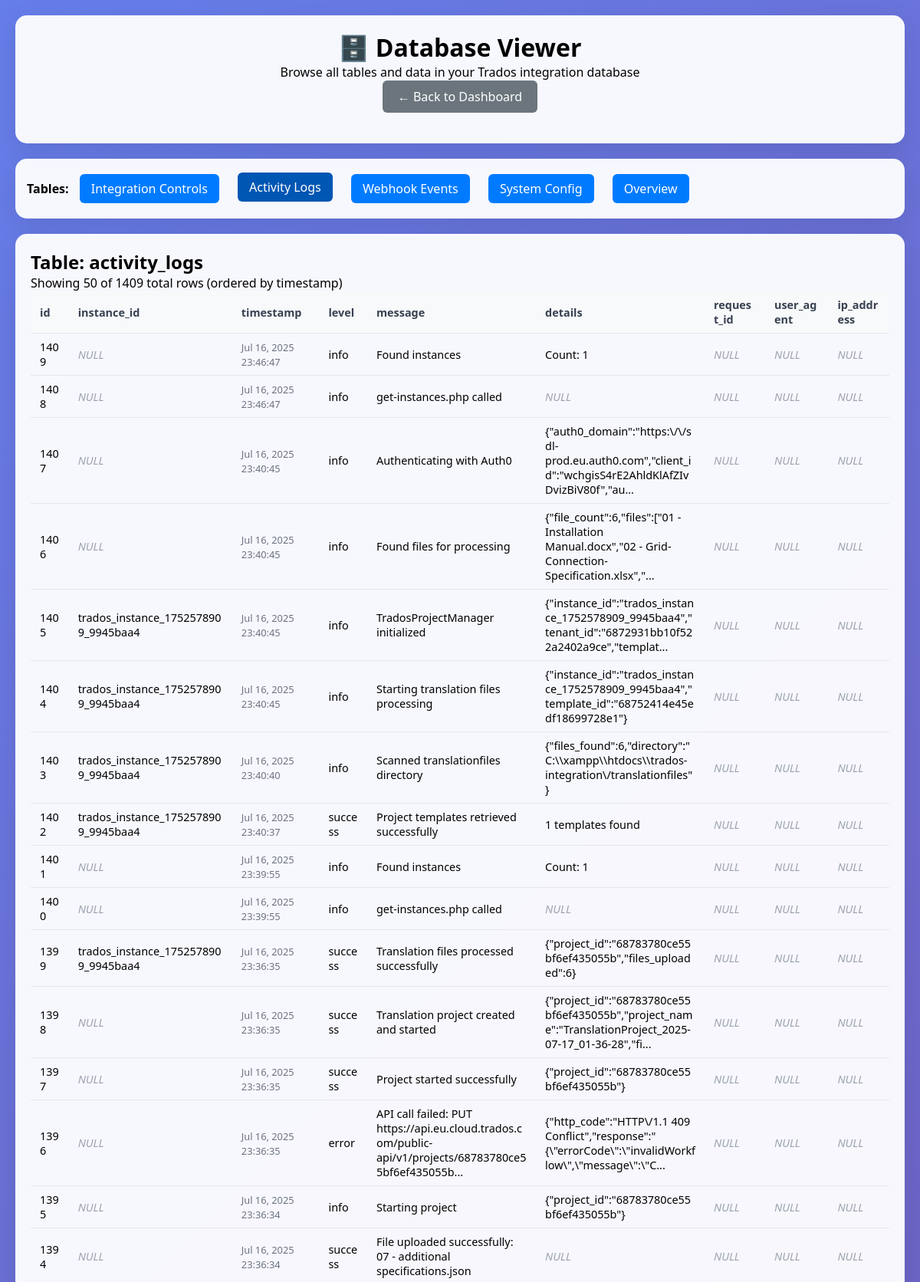
/database-viewer.php?table=activity_logs (upper part), run on the app's committed database.
### tables this page shows
CREATE TABLE activity_logs (
            id INTEGER PRIMARY KEY AUTOINCREMENT,
            instance_id TEXT,
            timestamp DATETIME DEFAULT CURRENT_TIMESTAMP,
            level TEXT DEFAULT 'info' CHECK(level IN ('success', 'info', 'warning', 'error')),
            message TEXT NOT NULL,
            details TEXT,
            request_id TEXT,
            user_agent TEXT,
            ip_address TEXT
        );

### database-viewer.php (the view, shortened to what this page needs)
<?php
require_once 'includes/database.php';
$selectedTable = $_GET['table'] ?? null;
$page = max(1, (int)($_GET['page'] ?? 1));
$perPage = 50;
$offset = ($page - 1) * $perPage;
?>
<!DOCTYPE html>
<html lang="en">
<head>
</head>
<body>
    <div class="container">
        <div class="header">
            <h1>🗄️ Database Viewer</h1>
            <p>Browse all tables and data in your Trados integration database</p>
            <a href="index.php" class="back-link">← Back to Dashboard</a>
        </div>
        <div class="nav">
            <strong>Tables:</strong>
            <a href="?table=integration_controls" <?php echo $selectedTable === 'integration_controls' ? 'class="active"' : ''; ?>>
                Integration Controls
            </a>
            <a href="?table=activity_logs" <?php echo $selectedTable === 'activity_logs' ? 'class="active"' : ''; ?>>
                Activity Logs
            </a>
            <a href="?table=webhook_events" <?php echo $selectedTable === 'webhook_events' ? 'class="active"' : ''; ?>>
                Webhook Events
            </a>
            <a href="?table=system_config" <?php echo $selectedTable === 'system_config' ? 'class="active"' : ''; ?>>
                System Config
            </a>
            <a href="?" <?php echo !$selectedTable ? 'class="active"' : ''; ?>>
                Overview
            </a>
        </div>
        <div class="content">
            <?php if (!$selectedTable): ?>
                <h2>Database Overview</h2>
                <?php
                $tables = ['integration_controls', 'activity_logs', 'webhook_events', 'system_config'];
                $stats = [];
                foreach ($tables as $table) {
                    try {
                        $stmt = $pdo->query("SELECT COUNT(*) as count FROM `$table`");
                        $stats[$table] = $stmt->fetch()['count'];
                    } catch (PDOException $e) {
                        $stats[$table] = 'Error';
                        echo "<div class='error'>Error getting count for table '$table': " . htmlspecialchars($e->getMessage()) . "</div>";
                    }
                }
                try {
                    $stmt = $pdo->query("SELECT sqlite_version() as version");
                    $version = 'SQLite ' . $stmt->fetch()['version'];
                    $database_file = __DIR__ . '/data/trados.db';
                    $size_mb = file_exists($database_file) ? round(filesize($database_file) / 1024 / 1024, 2) : 0;
                } catch (Exception $e) {
                    $version = 'Unknown';
                    $size_mb = 0;
                    echo "<div class='error'>Error getting database info: " . htmlspecialchars($e->getMessage()) . "</div>";
                }
                ?>
                <div class="stats">
                    <div class="stat-card">
                        <div class="stat-number"><?php echo $stats['integration_controls']; ?></div>
                        <div>Integration Controls</div>
                    </div>
                    <div class="stat-card">
                        <div class="stat-number"><?php echo $stats['activity_logs']; ?></div>
                        <div>Activity Logs</div>
                    </div>
                    <div class="stat-card">
                        <div class="stat-number"><?php echo $stats['webhook_events']; ?></div>
                        <div>Webhook Events</div>
                    </div>
                    <div class="stat-card">
                        <div class="stat-number"><?php echo $stats['system_config']; ?></div>
                        <div>Config Settings</div>
                    </div>
                </div>
                <h3>Database Information</h3>
                <table>
                    <tr><td><strong>Version:</strong></td><td><?php echo htmlspecialchars($version); ?></td></tr>
                    <tr><td><strong>Size:</strong></td><td><?php echo $size_mb; ?> MB</td></tr>
                    <tr><td><strong>Location:</strong></td><td><?php echo htmlspecialchars(realpath(__DIR__ . '/data/trados.db') ?: 'File not found'); ?></td></tr>
                </table>
            <?php else: ?>
                <?php
                try {
                    $countStmt = $pdo->prepare("SELECT COUNT(*) as total FROM `$selectedTable`");
                    $countStmt->execute();
                    $totalRows = $countStmt->fetch()['total'];
                    $structStmt = $pdo->query("PRAGMA table_info(`$selectedTable`)");
                    $columns = $structStmt->fetchAll(PDO::FETCH_ASSOC);
                    $columnNames = array_column($columns, 'name');
                    $orderBy = 'rowid';
                    if (in_array('timestamp', $columnNames)) {
                        $orderBy = 'timestamp';
                    } elseif (in_array('created_at', $columnNames)) {
                        $orderBy = 'created_at';
                    } elseif (in_array('id', $columnNames)) {
                        $orderBy = 'id';
                    }
                    $stmt = $pdo->prepare("SELECT * FROM `$selectedTable` ORDER BY `$orderBy` DESC LIMIT ? OFFSET ?");
                    $stmt->bindValue(1, $perPage, PDO::PARAM_INT);
                    $stmt->bindValue(2, $offset, PDO::PARAM_INT);
                    $stmt->execute();
                    $rows = $stmt->fetchAll(PDO::FETCH_ASSOC);
                    if (empty($rows)) {
                        echo "<p>No data found in table: <strong>" . htmlspecialchars($selectedTable) . "</strong></p>";
                    } else {
                        echo "<h2>Table: " . htmlspecialchars($selectedTable) . "</h2>";
                        echo "<p>Showing " . count($rows) . " of $totalRows total rows (ordered by $orderBy)</p>";
                        $tableColumns = array_keys($rows[0]);
                        echo "<table>";
                        echo "<thead><tr>";
                        foreach ($tableColumns as $column) {
                            echo "<th>" . htmlspecialchars($column) . "</th>";
                        }
                        echo "</tr></thead>";
                        echo "<tbody>";
                        foreach ($rows as $row) {
                            echo "<tr>";
                            foreach ($tableColumns as $column) {
                                $value = $row[$column];
                                echo "<td>";
                                if ($value === null) {
                                    echo "<em style='color: #9ca3af;'>NULL</em>";
                                } elseif ($column === 'status') {
                                    echo "<span class='status-badge status-$value'>" . ucfirst(htmlspecialchars($value)) . "</span>";
                                } elseif (in_array($column, ['timestamp', 'created_at', 'last_activity', 'updated_at']) && $value) {
                                    echo "<span class='timestamp'>" . date('M j, Y H:i:s', strtotime($value)) . "</span>";
                                } elseif (in_array($column, ['client_secret']) && $value) {
                                    echo "<code>" . substr($value, 0, 10) . "..." . substr($value, -4) . "</code>";
                                } elseif (strlen($value) > 100) {
                                    echo "<span title='" . htmlspecialchars($value) . "'>" .
                                         htmlspecialchars(substr($value, 0, 100)) . "...</span>";
                                } else {
                                    echo htmlspecialchars($value);
                                }
                                echo "</td>";
                            }
                            echo "</tr>";
                        }
                        echo "</tbody></table>";
                    }
                } catch (PDOException $e) {
                    echo "<div class='error'>Database error: " . htmlspecialchars($e->getMessage()) . "</div>";
                } catch (Exception $e) {
                    echo "<div class='error'>Error: " . htmlspecialchars($e->getMessage()) . "</div>";
                }
                ?>
            <?php endif; ?>
        </div>
    </div>
</body>
</html>

### database-viewer.php (style rules this page uses)
* { margin: 0; padding: 0; box-sizing: border-box; }
body { font-family: 'Segoe UI', Tahoma, Geneva, Verdana, sans-serif; background: linear-gradient(135deg, #667eea 0%, #764ba2 100%); min-height: 100vh; padding: 20px; }
.container { max-width: 1400px; margin: 0 auto; }
.header { background: rgba(255, 255, 255, 0.95); backdrop-filter: blur(10px); border-radius: 15px; padding: 20px; margin-bottom: 20px; box-shadow: 0 8px 32px rgba(0, 0, 0, 0.1); text-align: center; }
.nav { background: rgba(255, 255, 255, 0.95); backdrop-filter: blur(10px); border-radius: 15px; padding: 15px; margin-bottom: 20px; box-shadow: 0 8px 32px rgba(0, 0, 0, 0.1); }
.nav a { display: inline-block; margin: 5px 10px; padding: 8px 15px; background: #007bff; color: white; text-decoration: none; border-radius: 6px; transition: all 0.2s ease; }
.nav a:hover, .nav a.active { background: #0056b3; transform: translateY(-2px); }
.content { background: rgba(255, 255, 255, 0.95); backdrop-filter: blur(10px); border-radius: 15px; padding: 20px; box-shadow: 0 8px 32px rgba(0, 0, 0, 0.1); overflow-x: auto; }
table { width: 100%; border-collapse: collapse; font-size: 0.9rem; }
th, td { text-align: left; padding: 8px 12px; border-bottom: 1px solid #e5e7eb; word-break: break-word; max-width: 300px; }
th { background: #f8f9fa; font-weight: 600; color: #374151; position: sticky; top: 0; }
.timestamp { font-size: 0.8rem; color: #6b7280; }
.back-link { display: inline-block; margin-bottom: 20px; padding: 10px 20px; background: #6c757d; color: white; text-decoration: none; border-radius: 6px; }

### data on the page
activity_logs: id "1409", timestamp "Jul 16, 2025 23:46:47", level "info", message "Found instances", details "Count: 1"
activity_logs: id "1408", timestamp "Jul 16, 2025 23:46:47", level "info", message "get-instances.php called"
activity_logs: id "1407", timestamp "Jul 16, 2025 23:40:45", level "info", message "Authenticating with Auth0", details "{\"auth0_domain\":\"https:\\/\\/sdl-prod.eu.auth0.com\",\"client_id\":\"wchgisS4rE2AhldKlAfZIvDvizBiV80f\",\"au"
activity_logs: id "1406", timestamp "Jul 16, 2025 23:40:45", level "info", message "Found files for processing", details "{\"file_count\":6,\"files\":[\"01 - Installation Manual.docx\",\"02 - Grid-Connection-Specification.xlsx\",\""
activity_logs: id "1405", instance "trados_instance_1752578909_9945baa4", timestamp "Jul 16, 2025 23:40:45", level "info", message "TradosProjectManager initialized", details "{\"instance_id\":\"trados_instance_1752578909_9945baa4\",\"tenant_id\":\"6872931bb10f522a2402a9ce\",\"templat"
activity_logs: id "1404", instance "trados_instance_1752578909_9945baa4", timestamp "Jul 16, 2025 23:40:45", level "info", message "Starting translation files processing", details "{\"instance_id\":\"trados_instance_1752578909_9945baa4\",\"template_id\":\"68752414e45edf18699728e1\"}"
activity_logs: id "1403", instance "trados_instance_1752578909_9945baa4", timestamp "Jul 16, 2025 23:40:40", level "info", message "Scanned translationfiles directory", details "{\"files_found\":6,\"directory\":\"C:\\\\xampp\\\\htdocs\\\\trados-integration\\/translationfiles\"}"
activity_logs: id "1402", instance "trados_instance_1752578909_9945baa4", timestamp "Jul 16, 2025 23:40:37", level "success", message "Project templates retrieved successfully", details "1 templates found"
activity_logs: id "1401", timestamp "Jul 16, 2025 23:39:55", level "info", message "Found instances", details "Count: 1"
activity_logs: id "1400", timestamp "Jul 16, 2025 23:39:55", level "info", message "get-instances.php called"
activity_logs: id "1399", instance "trados_instance_1752578909_9945baa4", timestamp "Jul 16, 2025 23:36:35", level "success", message "Translation files processed successfully", details "{\"project_id\":\"68783780ce55bf6ef435055b\",\"files_uploaded\":6}"
activity_logs: id "1398", timestamp "Jul 16, 2025 23:36:35", level "success", message "Translation project created and started", details "{\"project_id\":\"68783780ce55bf6ef435055b\",\"project_name\":\"TranslationProject_2025-07-17_01-36-28\",\"fi"
activity_logs: id "1397", timestamp "Jul 16, 2025 23:36:35", level "success", message "Project started successfully", details "{\"project_id\":\"68783780ce55bf6ef435055b\"}"
activity_logs: id "1396", timestamp "Jul 16, 2025 23:36:35", level "error", message "API call failed: PUT https://api.eu.cloud.trados.com/public-api/v1/projects/68783780ce55bf6ef435055b", details "{\"http_code\":\"HTTP\\/1.1 409 Conflict\",\"response\":\"{\\\"errorCode\\\":\\\"invalidWorkflow\\\",\\\"message\\\":\\\"C"
activity_logs: id "1395", timestamp "Jul 16, 2025 23:36:34", level "info", message "Starting project", details "{\"project_id\":\"68783780ce55bf6ef435055b\"}"
activity_logs: id "1394", timestamp "Jul 16, 2025 23:36:34", level "success", message "File uploaded successfully: 07 - additional specifications.json"

### other printed values
$selectedTable "activity_logs"
count($rows) "50"
$totalRows "1409"
$orderBy "timestamp"
$column "id"
$column "instance_id"
$column "timestamp"
$column "level"
$column "message"
$column "details"
$column "request_id"
$column "user_agent"
$column "ip_address"
